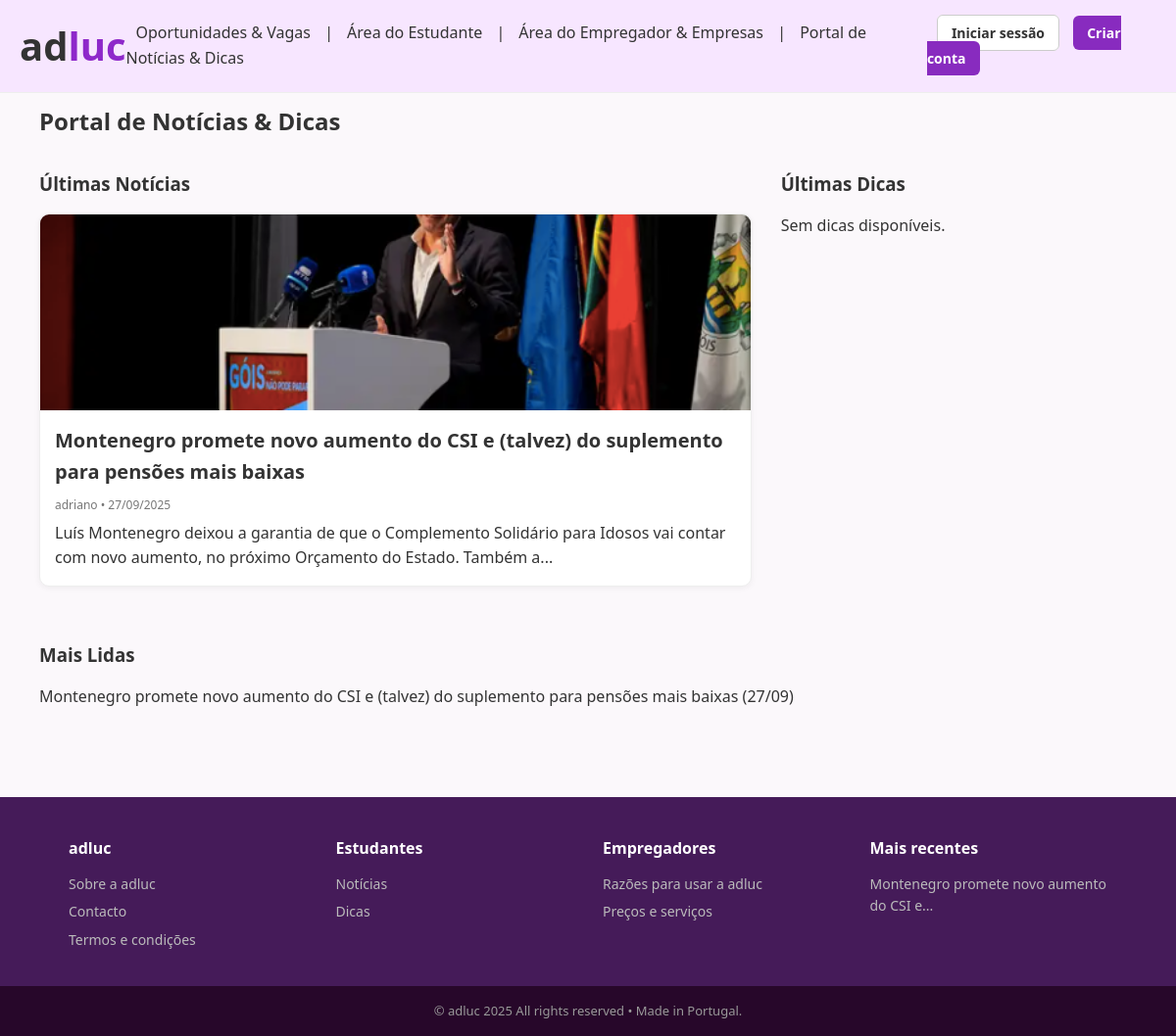
The app's page /conteudos with its own data.
### modelos/modelos.py (models this page shows, shortened)
class Publicacao(db.Model):
    __tablename__ = "publicacoes"
    id = db.Column(db.Integer, primary_key=True)
    titulo = db.Column(db.String(200), nullable=False)
    autor_id = db.Column(db.Integer, db.ForeignKey("utilizadores.id"), nullable=False)
    autor = db.relationship("Utilizador", backref="publicacoes", lazy=True)
    data_hora = db.Column(db.DateTime, default=datetime.utcnow)
    foto = db.Column(db.String(200), nullable=True)
    conteudo = db.Column(db.Text, nullable=False)
    tipo = db.Column(db.String(20), default="noticia")  # noticia ou dica

class Utilizador(db.Model):
    __tablename__ = "utilizadores"
    id = db.Column(db.Integer, primary_key=True)
    nome = db.Column(db.String(100), nullable=False)
    email = db.Column(db.String(100), unique=True, nullable=False)
    senha_hash = db.Column(db.String(200), nullable=False)
    tipo = db.Column(db.String(20), nullable=False)  # estudante, empresa, admin
    cv_principal = db.Column(db.String(200), nullable=True)
    nif = db.Column(db.String(20), nullable=True)
    nome_empresa = db.Column(db.String(200), nullable=True)
    codigo_postal = db.Column(db.String(20), nullable=True)
    distrito = db.Column(db.String(100), nullable=True)
    telefone = db.Column(db.String(50), nullable=True)
    logo_empresa = db.Column(db.String(200), nullable=True)

### app.py (the view)
@app.route("/conteudos", endpoint="pagina_conteudos")
def pagina_conteudos():
    noticias = Publicacao.query.filter_by(tipo="noticia").order_by(Publicacao.data_hora.desc()).limit(5).all()
    dicas = Publicacao.query.filter_by(tipo="dica").order_by(Publicacao.data_hora.desc()).limit(5).all()
    mais_lidas = Publicacao.query.order_by(Publicacao.data_hora.asc()).limit(5).all()  # aqui poderíamos adicionar lógica de contagem de visualizações depois
    return render_template("pagina_conteudos.html", noticias=noticias, dicas=dicas, mais_lidas=mais_lidas)

### app.py (called while the page is built)
@app.context_processor
def inject_publicacoes_recentes():
    from modelos.modelos import Publicacao
    recentes = Publicacao.query.order_by(Publicacao.data_hora.desc()).limit(3).all()
    return dict(publicacoes_recentes=recentes)

### templates/pagina_conteudos.html (shortened to what this page needs)
{% extends "base.html" %}
{% block conteudo %}
<h2>Portal de Notícias & Dicas</h2>
<div class="conteudos-grid">
  <section>
    <h3>Últimas Notícias</h3>
    {% if noticias %}
      <a href="{{ url_for('detalhe_publicacao', pub_id=noticias[0].id) }}" class="news-featured">
        {% if noticias[0].foto %}
          <img src="{{ url_for('download_cv', filename=noticias[0].foto) }}" alt="{{ noticias[0].titulo }}">
        {% endif %}
        <div>
          <h2>{{ noticias[0].titulo }}</h2>
          <p class="meta">{{ noticias[0].autor.nome }} • {{ noticias[0].data_hora.strftime("%d/%m/%Y") }}</p>
          <p>{{ noticias[0].conteudo[:150] }}...</p>
        </div>
      </a>
    {% else %}
      <p>Sem notícias disponíveis.</p>
    {% endif %}
  </section>
  <section>
    <h3>Últimas Dicas</h3>
    {% if dicas %}
      <a href="{{ url_for('detalhe_publicacao', pub_id=dicas[0].id) }}" class="news-featured">
        {% if dicas[0].foto %}
          <img src="{{ url_for('download_cv', filename=dicas[0].foto) }}" alt="{{ dicas[0].titulo }}">
        {% endif %}
        <div>
          <h2>{{ dicas[0].titulo }}</h2>
          <p class="meta">{{ dicas[0].autor.nome }} • {{ dicas[0].data_hora.strftime("%d/%m/%Y") }}</p>
          <p>{{ dicas[0].conteudo[:150] }}...</p>
        </div>
      </a>
      <ul class="news-list">
        {% for pub in dicas[1:] %}
          <li>
            <a href="{{ url_for('detalhe_publicacao', pub_id=pub.id) }}">
              {{ pub.titulo }} <span class="meta">({{ pub.data_hora.strftime("%d/%m") }})</span>
            </a>
          </li>
        {% endfor %}
      </ul>
    {% else %}
      <p>Sem dicas disponíveis.</p>
    {% endif %}
  </section>
</div>
<section class="mais-lidas">
  <h3>Mais Lidas</h3>
  <ul>
    {% for pub in mais_lidas %}
      <li>
        <a href="{{ url_for('detalhe_publicacao', pub_id=pub.id) }}">
          {{ pub.titulo }} <span class="meta">({{ pub.data_hora.strftime("%d/%m") }})</span>
        </a>
      </li>
    {% else %}
      <p>Sem publicações ainda.</p>
    {% endfor %}
  </ul>
</section>
{% endblock %}

### templates/base.html (shortened to what this page needs)
<!DOCTYPE html>
<html lang="pt">
<head>
  <link rel="stylesheet" href="{{ url_for('static', filename='css/style.css') }}">
</head>
<body class="light">
<header class="site-header">
  <div class="logo">
      <a href="{{ url_for('pagina_inicial') }}" style="text-decoration: none; color:inherit;">
        <span class="logo-ad">ad</span><span class="logo-luc">luc</span>
      </a>
  </div>
<nav class="nav-links" id="nav-menu">
    <a href="{{ url_for('pagina_vagas') }}">Oportunidades & Vagas</a>
    <span> | </span>
    <a href="{{ url_for('pagina_estudante') if session.get('tipo') == 'estudante' else '#' }}">Área do Estudante</a>
    <span> | </span>
    <a href="{{ url_for('pagina_empresa') if session.get('tipo') == 'empresa' else '#' }}">Área do Empregador & Empresas</a>
     <span> | </span>
    <a href="{{ url_for('pagina_conteudos') }}">Portal de Notícias & Dicas</a>
</nav>
  <div class="nav-buttons">
    {% if session.get('utilizador_id') %}
      <span class="user-info">Olá, {{ session.get('nome') }} ({{ session.get('tipo') }})</span>
      <a href="{{ url_for('logout') }}" class="btn btn-outline">Logout</a>
    {% else %}
      <a href="{{ url_for('login') }}" class="btn btn-outline">Iniciar sessão</a>
      <a href="{{ url_for('registo') }}" class="btn btn-azul">Criar conta</a>
    {% endif %}
  </div>
</header>
<main>
  {% block conteudo %}{% endblock %}
</main>
<footer class="site-footer">
  <div class="footer-columns">
    <div class="footer-col">
      <h3 class="footer-logo">adluc</h3>
      <a href="{{ url_for('pagina_sobre') }}">Sobre a adluc</a>
      <a href="{{ url_for('pagina_contactos') }}">Contacto</a>
      <a href="{{ url_for('pagina_termos') }}">Termos e condições</a>
    </div>
    <div class="footer-col">
      <h3>Estudantes</h3>
      <a href="{{ url_for('pagina_noticias') }}">Notícias</a>
      <a href="{{ url_for('pagina_dicas') }}">Dicas</a>
    </div>
    <div class="footer-col">
      <h3>Empregadores</h3>
      <a href="{{ url_for('pagina_razoes') }}">Razões para usar a adluc</a>
      <a href="{{ url_for('pagina_precos') }}">Preços e serviços</a>
    </div>
    <div class="footer-col">
      <h3>Mais recentes</h3>
      {% for pub in publicacoes_recentes %}
        <a href="{{ url_for('detalhe_publicacao', pub_id=pub.id) }}">
          {{ pub.titulo[:40] }}...
        </a>
      {% else %}
        <p style="color:#bbb;font-size:14px;">Sem publicações</p>
      {% endfor %}
    </div>
  </div>
  <div class="footer-bottom">
    © adluc 2025 All rights reserved • Made in Portugal.
  </div>
</footer>
</body>
</html>

### static/css/style.css (style rules this page uses)
html, body { height: 100%; display: flex; flex-direction: column; background: #fbf8fb; }
main { flex: 1; padding: 10px 40px; }
* { margin:0;padding:0;box-sizing:border-box; }
body { font-family:'Segoe UI',Arial,sans-serif;background:#fbf8fb;color:#333;line-height:1.6; }
.site-header { display:flex;justify-content:space-between;align-items:center;padding:15px 20px;background:#f7e6ff;border-bottom:1px solid #eee;position:sticky;top:0;z-index:1000; }
.logo { font-size:40px;font-weight:bold; }
.logo-ad { color:#333; }
.logo-luc { color: #8e28ca; }
.nav-links a { margin:0 12px;color:#333;text-decoration:none;font-weight:500; }
.nav-buttons a { margin-left:10px;text-decoration:none;padding:8px 14px;border-radius:6px;font-weight:600;font-size:14px; }
.btn-outline { border:1px solid #ccc;background:#fff;color:#333; }
.btn-azul { background: #882bbf;color:#fff;border-radius: 5px;height:40px;width:70px; }
.site-footer { background:#451b59;color:#fff;margin-top:40px;padding-top:40px; }
.footer-columns { display:grid;grid-template-columns:repeat(auto-fit,minmax(200px,1fr));gap:30px;max-width:1100px;margin:auto;padding:0 20px 30px; }
.footer-col h3 { margin-bottom:12px;font-size:16px;font-weight:700; }
.footer-logo { font-size:20px;color:#fff; }
.footer-col a { display:block;color:#bbb;margin-bottom:6px;text-decoration:none;font-size:14px; }
.footer-bottom { background:#27072a;color:#999;text-align:center;padding:15px;font-size:13px; }
.nav-links a { margin: 0 10px; color: #333; text-decoration: none; font-weight: 500; }
.conteudos-grid { display:grid; grid-template-columns:2fr 1fr; gap:30px; margin:30px 0; }
.conteudos-grid section h3 { margin-bottom:15px; color:#333; }
.news-featured { display:flex; flex-direction:column; text-decoration:none; color:inherit; border:1px solid #eee; border-radius:10px; overflow:hidden; margin-bottom:15px; background:#fff; box-shadow:0 2px 6px rgba(0,0,0,.05); transition:all .2s ease; }
.news-featured img { width:100%;height:200px;object-fit:cover; }
.news-featured div { padding:15px; }
.news-featured h2 { margin-bottom:8px;font-size:20px; }
.news-featured .meta { font-size:12px;color:#777;margin-bottom:6px; }
.mais-lidas { margin:40px 0; }
.mais-lidas h3 { margin-bottom:15px; }
.mais-lidas ul { list-style:none;padding:0; }
.mais-lidas li { margin-bottom:10px; }
.mais-lidas a { color:#333;text-decoration:none; }

### records on screen
Publicacao: foto (picture), titulo "Montenegro promete novo aumento do CSI e (talvez) do suplemento para pensões mais baixas", data_hora "27/09/2025", conteudo "Luís Montenegro deixou a garantia de que o Complemento Solidário para Idosos vai contar com novo aumento, no próximo Orçamento do Estado. Também a", data_hora "27/09", titulo "Montenegro promete novo aumento do CSI e"
Utilizador: nome "adriano"
